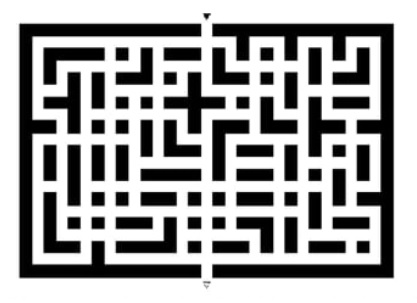
#> input picture images/input_image2.jpg, 417 x 303 px, found by its file name
$ python step_1_create_01matrix_from_image_input.py
#> lines starting #> are read from the running program, lines starting #| are printed output that depends on the picture; after the words box and inside, x2 and y2 are one past the last pixel; in counts of white or black regions, pixels touching at a corner belong together
from PIL import Image
import numpy as np
import matplotlib.pyplot as plt


def transformPixel (x):
    #TransformPixelto01
    a, b, c = x
    if a < 150:
        return 1
    return 0

def savePixel (img):
    #SavePixelas01Array
    horizontal, vertical = img.size
    Y = np.zeros((vertical, horizontal ))
    for i in range(vertical):
        for j in range(horizontal):
            coordinate = j, i
            x = transformPixel(img.getpixel(coordinate))
            Y[i, j] = x
    return Y

def determineCorner (Y):
    #DetermineIndexofCorners
    Y_v = np.sum(Y, axis=1)
    Y_h = np.sum(Y, axis=0)
    v = Y_v.shape[0]
    h = Y_h.shape[0]
    for i in range (v):
        if Y_v[i] > 100:
            top = i
            break
    for i in range(v - 1, -1, -1):
        if Y_v[i] > 100:
            bottom = i
            break
    for i in range (h):
        if Y_h[i] > 100:
            left = i
            break
    for i in range(h - 1, -1, -1):
        if Y_h[i] > 100:
            right = i
            break
    return (top, bottom, left, right)

def reShape (Y):
    #NarrowSizeofMatrix
    top, bottom, left, right = determineCorner(Y)
    return Y[top : bottom, left : right]

def makeMatrixWithWidthPath (Z, x):
    #MakeTiniMatrixwithWidthofPath
    vertical = int(Z.shape[0] / x) + 1
    horizontal = int(Z.shape[1] / x) + 1
    a=int(x * 1/2)
    X=np.zeros((vertical, horizontal))
    for i in range(vertical):
        for j in range(horizontal):
            i_1 = int(x * (i + 1/2))
            j_1 = int(x * (j + 1/2))
            b = min(2, a)
            Z_1 = Z[i_1 - b : i_1 + b, j_1 - b : j_1 + b]
            sum = np.sum(Z_1)
            if sum > 1/2 * (2 * b + 1) * (2 * b + 1):
                X[i, j] = 1
            else:
                X[i, j] = 0
    return X

def recoverFromTiniMatrix (Z, x):
    #RecoverMatrixfromTiniMatrix
    X = makeMatrixWithWidthPath(Z, x)
    vertical = Z.shape[0]
    horizontal = Z.shape[1]
    Z_new = np.zeros((vertical, horizontal))
    for i in range(vertical):
        for j in range(horizontal):
            i_1 = int((i + 1) / x)
            j_1 = int((j + 1) / x)
            if X[i_1, j_1] == 1:
                Z_new[i, j] = 1
            else:
                Z_new[i, j] = 0
    return Z_new

def errorRecoverMatrix (Z, x):
    #CalculateChangeofNewMatrix
    Z_new = recoverFromTiniMatrix(Z, x)
    T = Z - Z_new
    vertical = T.shape[0]
    horizontal = T.shape[1]
    for i in range(vertical):
        for j in range(horizontal):
            if T[i, j] < 0:
                T[i, j] = (-1) * T[i,j]
    sumErr = np.sum(T) / (vertical * horizontal)
    return sumErr

def errorList (Z, array):
    #MakeaListOfErrorWithArangeOfWidth
    l = array.shape[0]
    X = np.zeros(l)
    for i in range(l):
        X[i] = errorRecoverMatrix(Z, array[i])
    return X

def determineWidthPath (Z, array):
    #DetermineWidthOfPath
    l = array.shape[0]
    d_min = 0
    min = errorRecoverMatrix(Z, array[0])
    for i in range(l):
        if errorRecoverMatrix(Z, array[i]) < min:
            min = errorRecoverMatrix(Z, array[i])
            d_min = array[i]
    return d_min

def lineGraphError (img, array):
    #DrawError
    Y = savePixel(img)
    Y_reshape = reShape(Y)
    s = errorList(Y_reshape, array)
    plt.plot(array, s, lw=2)
    plt.show()

def finalMatrix (path):
    #FinalFunction
    img = Image.open(path)
    Y = savePixel(img)
    Y_reshape = reShape(Y)
    d = determineWidthPath(Y_reshape, np.arange(12, 13, 0.05) )
    X = makeMatrixWithWidthPath(Y_reshape, d)
    return X


def drawDifferencesHorizontal (Z):
    #DrawDifferencesOfHorizontal
    horizontal_sum = Z.sum(axis = 1)
    fig, ax = plt.subplots()
    ax.plot(horizontal_sum)
    # plt.savefig('the_symmetry_test.png', dpi = 500, bbox_inches = 'tight', transparent = True, pad_inches = 0)
    # plt.show()

def drawDifferencesVertical (Z):
    #DrawDifferencesOfVertical
    vertical_sum = Z.sum(axis = 0)
    fig, ax = plt.subplots()
    ax.plot(vertical_sum)
    # plt.savefig('the_symmetry_test.png', dpi = 500, bbox_inches = 'tight', transparent = True, pad_inches = 0)
    # plt.show()


def determineIndexOfHorizontalChange (Z):
    #IndexOfHorizontalChanges
    points = []
    points.append(0)
    DIFFERENCE = 50
    horizontal_sum = Z.sum(axis = 1)
    n_rows = len(horizontal_sum)
    for i in range(0, n_rows - 1, 1):
        current_value = horizontal_sum[i]
        next_value = horizontal_sum[i + 1]
        if np.abs(current_value - next_value) > DIFFERENCE:
            points.append(i)
    points.append(len(horizontal_sum) - 1)
    rIndex = np.zeros(len(points))
    for i in range(len(points)):
        rIndex[i] = points[i]
    return rIndex

def determineIndexOfVerticalChange (Z):
    #IndexOfVerticalChanges
    points = []
    points.append(0)
    DIFFERENCE = 50
    vertical_sum = Z.sum(axis = 0)
    n_cols = len(vertical_sum)
    for i in range(0, n_cols - 1, 1):
        current_value = vertical_sum[i]
        next_value = vertical_sum[i + 1]
        if np.abs(current_value - next_value) > DIFFERENCE:
            points.append(i)
    points.append(len(vertical_sum) - 1)
    cIndex = np.zeros(len(points))
    for i in range(len(points)):
        cIndex[i] = points[i]
    return cIndex

def finalMatrix2 (path):
    #2ndVersionFinalMatrix
    img = Image.open(path)
#> img is the input picture: PIL image 417x303 RGB; min 0, max 255, mean 162.6
    Y = savePixel(img)
#> after the loop in savePixel, `for i in range(vertical):`:
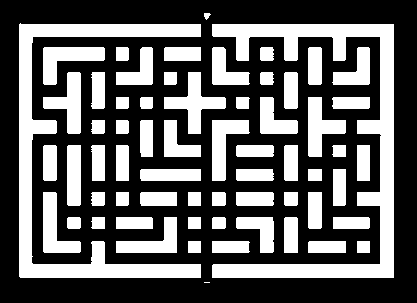
#> Y: shape (303, 417) float64; values 0 (black) and 1 (white), 37.4% white; 63 white regions (1 under 20 px), largest, box (x1, y1, x2, y2) and area: (212, 24, 394, 278) 9691, (19, 23, 201, 278) 8534, (164, 72, 226, 134) 1396
    Z = reShape(Y)
#> in reShape, `return Y[top : bottom, left : right]`:
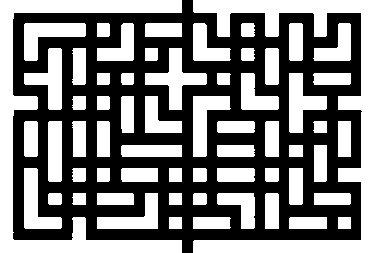
#> returned value: shape (253, 374) float64; values 0 (black) and 1 (white), 49.3% white; 61 white regions, largest, box (x1, y1, x2, y2) and area: (193, 0, 374, 253) 9256, (0, 0, 182, 253) 8352, (145, 48, 207, 110) 1396
    rIndex = determineIndexOfHorizontalChange(Z)
#> the loop in determineIndexOfHorizontalChange, `for i in range(len(points)):` made 22 passes
    cIndex = determineIndexOfVerticalChange(Z)
#> the loop in determineIndexOfVerticalChange, `for i in range(len(points)):` made 32 passes
    n_cols = cIndex.shape[0]
    n_rows = rIndex.shape[0]
    finalMatrix = np.zeros((n_rows - 1, n_cols - 1))
    for i in range (0, n_rows - 1, 1):
        for j in range (0, n_cols - 1, 1):
            i_1 = int(rIndex[i]); i_2 = int(rIndex[i + 1])
            j_1 = int(cIndex[j]); j_2 = int(cIndex[j + 1])
            T = Z[i_1 : i_2, j_1 : j_2]
            sum = np.sum(T)
            if sum > 1/2 * (i_2 - i_1 + 1) * (j_2 - j_1 + 1):
                finalMatrix[i,j] = 1
            else:
                finalMatrix[i,j] = 0
#> finalMatrix: shape (21, 31) float64; values 0 (black) and 1 (white), 44.7% white in thin lines or dots
    return finalMatrix

if __name__ == '__main__':
    path = r"C:\Users\dell\Files\images\input_image2.jpg"
    Z = finalMatrix2(path)
    T = finalMatrix(path)
#> after the loop in makeMatrixWithWidthPath, `for i in range(vertical):`:
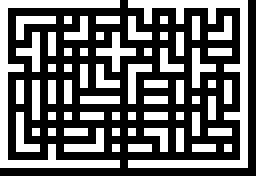
#> X: shape (22, 32) float64 (shown 8 times larger); values 0 (black) and 1 (white), 41.3% white in thin lines or dots
#> after the loop in recoverFromTiniMatrix, `for i in range(vertical):`:
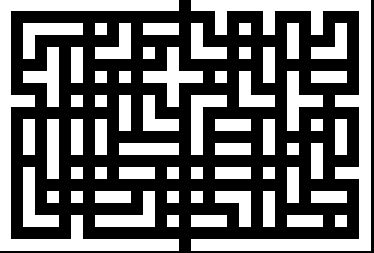
#> Z_new: shape (253, 374) float64; values 0 (black) and 1 (white), 43.6% white; 61 white regions, largest, box (x1, y1, x2, y2) and area: (191, 0, 371, 251) 8316, (0, 0, 179, 251) 7201, (143, 47, 203, 107) 1296
#> in errorRecoverMatrix, `T = Z - Z_new`:
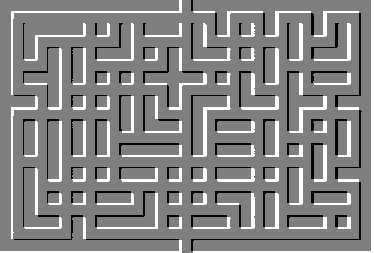
#> T: shape (253, 374) float64; min -1, max 1, mean 0.0567; drawn with min black and max white
#> after the loop in errorRecoverMatrix, `for i in range(vertical):`:
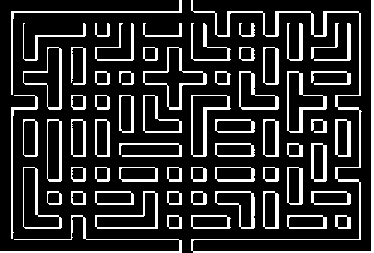
#> T: shape (253, 374) float64; values 0 (black) and 1 (white), 17.8% white; 64 white regions, largest, box (x1, y1, x2, y2) and area: (191, 0, 374, 253) 2698, (0, 215, 182, 253) 674, (11, 0, 182, 95) 545
#> the loop in determineWidthPath, `for i in range(l):` made 20 passes
#> pass 3, in errorRecoverMatrix (call 5), `Z_new = recoverFromTiniMatrix(Z, x)`:
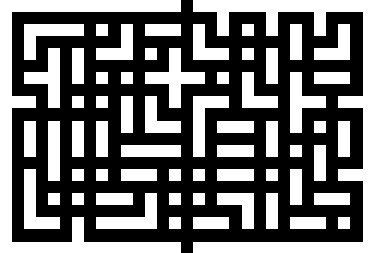
#> Z_new: shape (253, 374) float64; values 0 (black) and 1 (white), 43.9% white; 61 white regions, largest, box (x1, y1, x2, y2) and area: (193, 0, 374, 253) 8157, (0, 0, 181, 253) 7511, (145, 48, 205, 108) 1296

$ run again, with images/thank_you.jpg copied over images/input_image2.jpg
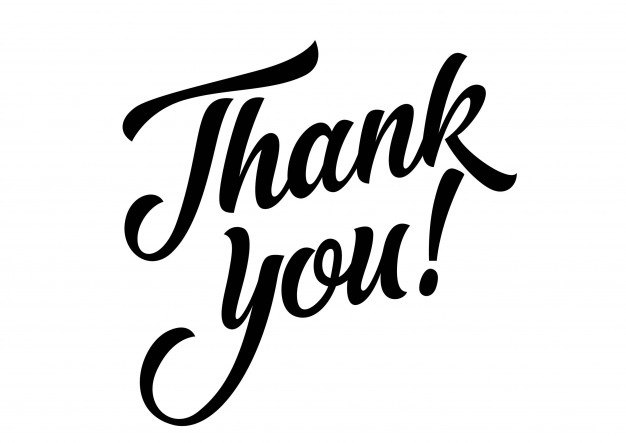
#> input picture images/thank_you.jpg, 626 x 443 px, found by its file name
#> in finalMatrix2, img is the input picture: PIL image 626x443 RGB; min 0, max 255, mean 223.7
#> after the loop in savePixel, `for i in range(vertical):`:
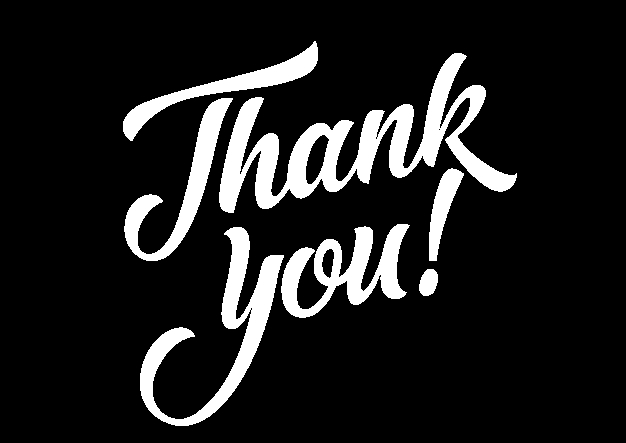
#> Y: shape (443, 626) float64; values 0 (black) and 1 (white), 12.3% white; 7 white regions, largest, box (x1, y1, x2, y2) and area: (219, 53, 517, 213) 13363, (140, 227, 284, 426) 6566, (281, 224, 410, 318) 5129
#> the loop in determineIndexOfHorizontalChange, `for i in range(len(points)):` made 2 passes
#> the loop in determineIndexOfVerticalChange, `for i in range(len(points)):` made 2 passes
#> the loop in determineWidthPath, `for i in range(l):` made 20 passes
#> pass 3, in errorRecoverMatrix (call 5), `T = Z - Z_new`:
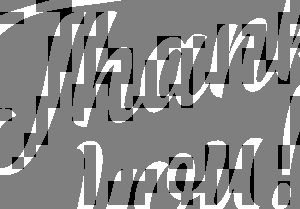
#> T: shape (209, 300) float64; min -1, max 1, mean 0.0633; drawn with min black and max white
